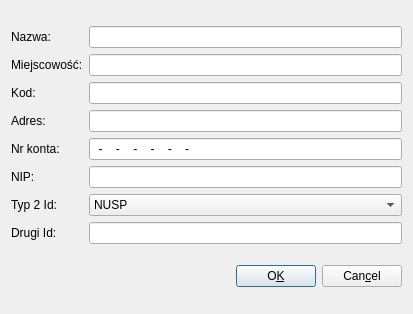
<ui version="4.0" >
 <class>Form2</class>
 <widget class="QDialog" name="Form2" >
  <property name="geometry" >
   <rect>
    <x>0</x>
    <y>0</y>
    <width>413</width>
    <height>314</height>
   </rect>
  </property>
  <property name="windowTitle" >
   <string>Dane firmy</string>
  </property>
  <layout class="QGridLayout" >
   <item row="1" column="0" >
    <layout class="QHBoxLayout" >
     <item>
      <spacer>
       <property name="orientation" >
        <enum>Qt::Horizontal</enum>
       </property>
       <property name="sizeType" >
        <enum>QSizePolicy::Expanding</enum>
       </property>
       <property name="sizeHint" >
        <size>
         <width>40</width>
         <height>20</height>
        </size>
       </property>
      </spacer>
     </item>
     <item>
      <widget class="QPushButton" name="okButton" >
       <property name="text" >
        <string>O&amp;K</string>
       </property>
       <property name="shortcut" >
        <string>Alt+K</string>
       </property>
      </widget>
     </item>
     <item>
      <widget class="QPushButton" name="cancelButton" >
       <property name="text" >
        <string>Can&amp;cel</string>
       </property>
       <property name="shortcut" >
        <string>Alt+C</string>
       </property>
      </widget>
     </item>
    </layout>
   </item>
   <item row="0" column="0" >
    <layout class="QHBoxLayout" >
     <item>
      <layout class="QVBoxLayout" >
       <item>
        <widget class="QLabel" name="textLabel1" >
         <property name="text" >
          <string>Nazwa:</string>
         </property>
         <property name="wordWrap" >
          <bool>false</bool>
         </property>
        </widget>
       </item>
       <item>
        <widget class="QLabel" name="textLabel3" >
         <property name="text" >
          <string>Miejscowość:</string>
         </property>
         <property name="wordWrap" >
          <bool>false</bool>
         </property>
        </widget>
       </item>
       <item>
        <widget class="QLabel" name="textLabel4" >
         <property name="text" >
          <string>Kod:</string>
         </property>
         <property name="wordWrap" >
          <bool>false</bool>
         </property>
        </widget>
       </item>
       <item>
        <widget class="QLabel" name="textLabel2" >
         <property name="text" >
          <string>Adres:</string>
         </property>
         <property name="wordWrap" >
          <bool>false</bool>
         </property>
        </widget>
       </item>
       <item>
        <widget class="QLabel" name="textLabel5" >
         <property name="text" >
          <string>Nr konta:</string>
         </property>
         <property name="wordWrap" >
          <bool>false</bool>
         </property>
        </widget>
       </item>
       <item>
        <widget class="QLabel" name="textLabel2_2" >
         <property name="text" >
          <string>NIP:</string>
         </property>
         <property name="wordWrap" >
          <bool>false</bool>
         </property>
        </widget>
       </item>
       <item>
        <widget class="QLabel" name="textLabel2_2_2_2" >
         <property name="text" >
          <string>Typ 2 Id:</string>
         </property>
         <property name="wordWrap" >
          <bool>false</bool>
         </property>
        </widget>
       </item>
       <item>
        <widget class="QLabel" name="textLabel2_2_2" >
         <property name="text" >
          <string>Drugi Id:</string>
         </property>
         <property name="wordWrap" >
          <bool>false</bool>
         </property>
        </widget>
       </item>
      </layout>
     </item>
     <item>
      <layout class="QVBoxLayout" >
       <item>
        <widget class="QLineEdit" name="nameEdit" />
       </item>
       <item>
        <widget class="QLineEdit" name="placeEdit" />
       </item>
       <item>
        <widget class="QLineEdit" name="codeEdit" />
       </item>
       <item>
        <widget class="QLineEdit" name="addressEdit" />
       </item>
       <item>
        <widget class="QLineEdit" name="accountEdit" >
         <property name="inputMask" >
          <string>99-9999-9999-9999-9999-9999-9999; </string>
         </property>
        </widget>
       </item>
       <item>
        <widget class="QLineEdit" name="nipEdit" />
       </item>
       <item>
        <widget class="QComboBox" name="secIdType" >
         <item>
          <property name="text" >
           <string>NUSP</string>
          </property>
         </item>
         <item>
          <property name="text" >
           <string>REGON</string>
          </property>
         </item>
         <item>
          <property name="text" >
           <string>PESEL</string>
          </property>
         </item>
         <item>
          <property name="text" >
           <string>Dowód osobisty</string>
          </property>
         </item>
         <item>
          <property name="text" >
           <string>Paszport</string>
          </property>
         </item>
        </widget>
       </item>
       <item>
        <widget class="QLineEdit" name="regonEdit" />
       </item>
      </layout>
     </item>
    </layout>
   </item>
  </layout>
 </widget>
 <layoutdefault spacing="6" margin="11" />
 <pixmapfunction>qPixmapFromMimeSource</pixmapfunction>
 <resources/>
 <connections>
  <connection>
   <sender>okButton</sender>
   <signal>clicked()</signal>
   <receiver>Form2</receiver>
   <slot>okClick()</slot>
   <hints>
    <hint type="sourcelabel" >
     <x>20</x>
     <y>20</y>
    </hint>
    <hint type="destinationlabel" >
     <x>20</x>
     <y>20</y>
    </hint>
   </hints>
  </connection>
  <connection>
   <sender>cancelButton</sender>
   <signal>clicked()</signal>
   <receiver>Form2</receiver>
   <slot>close()</slot>
   <hints>
    <hint type="sourcelabel" >
     <x>20</x>
     <y>20</y>
    </hint>
    <hint type="destinationlabel" >
     <x>20</x>
     <y>20</y>
    </hint>
   </hints>
  </connection>
 </connections>
</ui>
